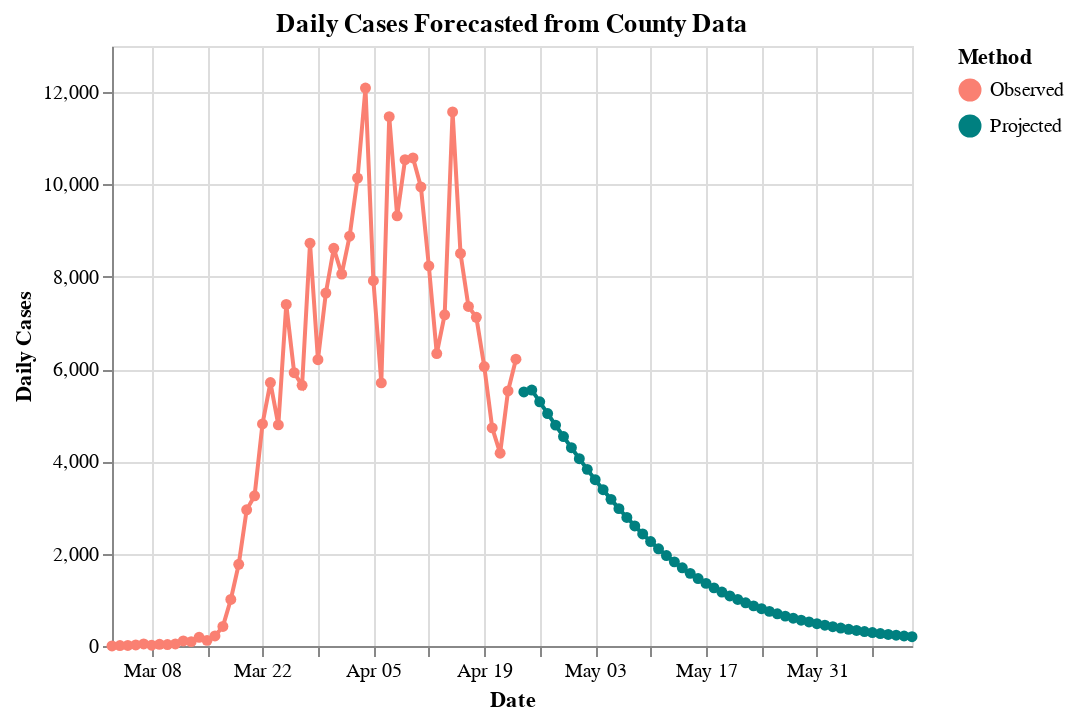

The cell this chart's notebook holds for it:
### Code cell
DATE_FORMAT = "%b %d"
y_scale = alt.Scale(
#    domain = (0, 40),
#    clamp = True,
)

d = nyc.copy()

# Zero cases where we have forecast
d.cases.loc[d.fcst==1] = np.nan
# Zero infected where we have county
d.i.loc[d.fcst==0] = np.nan

# Rename columns
pcn = {
 'date':'Date',
 'ML':'R_t',
 'Low_75':'Low_75',
 'High_75':'High_75',
 'cases':'Observed',
 'smoothed':'SmoothedDailyCases',
 'fcst':'fcst',
 'prd_ets':'ETS',
 's':'Susceptible',
 'i':'Projected',
 'r':'Recovered'
}
d = d.rename(columns=pcn)

# 
x = dict(shorthand="Date:T", title="Date", axis=alt.Axis(format=(DATE_FORMAT)))
y = dict(shorthand="Fit:Q", title="Daily Cases", scale=y_scale)
plot_columns = ["Observed", "Projected"]
color = alt.Color("Method:N", 
                  scale=alt.Scale(domain=plot_columns,
                                  range=["salmon", "teal"]))

p1 = (
    alt.Chart(data = d, title = "Daily Cases Forecasted from County Data")
    .transform_fold(fold=plot_columns, as_=["Method", "Fit"])
    .encode(x=alt.X(**x), y=alt.Y(**y), color=color)
    .mark_line(point=True)
)

alt.vconcat(p1)

### Figure 1 — Vega-Lite specification as saved in the notebook (floating-point values rounded to 4 significant figures)
{"config": {"view": {"continuousWidth": 400, "continuousHeight": 300}}, "vconcat": [{"mark": {"type": "line", "point": true}, "encoding": {"color": {"type": "nominal", "field": "Method", "scale": {"domain": ["Observed", "Projected"], "range": ["salmon", "teal"]}}, "x": {"type": "temporal", "axis": {"format": "%b %d"}, "field": "Date", "title": "Date"}, "y": {"type": "quantitative", "field": "Fit", "scale": {}, "title": "Daily Cases"}}, "title": "Daily Cases Forecasted from County Data", "transform": [{"fold": ["Observed", "Projected"], "as": ["Method", "Fit"]}]}], "data": {"name": "data-fb788eca2b43da6e48b29e47638ee40a"}, "$schema": "https://vega.github.io/schema/vega-lite/v4.8.1.json", "datasets": {"data-fb788eca2b43da6e48b29e47638ee40a": [{"Date": "2020-03-03T00:00:00", "R_t": 3.0, "Low_75": 1.3, "High_75": 5.44, "Observed": 1.0, "SmoothedDailyCases": 6.0, "fcst": 0.0, "ETS": null, "Susceptible": null, "Projected": null, "Recovered": null}, {"Date": "2020-03-04T00:00:00", "R_t": 4.03, "Low_75": 2.26, "High_75": 5.8, "Observed": 9.0, "SmoothedDailyCases": 11.0, "fcst": 0.0, "ETS": null, "Susceptible": null, "Projected": null, "Recovered": null}, {"Date": "2020-03-05T00:00:00", "R_t": 3.84, "Low_75": 2.45, "High_75": 5.09, "Observed": 11.0, "SmoothedDailyCases": 16.0, "fcst": 0.0, "ETS": null, "Susceptible": 305300.0, "Projected": null, "Recovered": 0.0}, {"Date": "2020-03-06T00:00:00", "R_t": 3.48, "Low_75": 2.36, "High_75": 4.46, "Observed": 22.0, "SmoothedDailyCases": 21.0, "fcst": 0.0, "ETS": 3.473, "Susceptible": 305200.0, "Projected": null, "Recovered": 18.07}, {"Date": "2020-03-07T00:00:00", "R_t": 3.15, "Low_75": 2.18, "High_75": 3.95, "Observed": 45.0, "SmoothedDailyCases": 26.0, "fcst": 0.0, "ETS": 3.202, "Susceptible": 305100.0, "Projected": null, "Recovered": 39.81}, {"Date": "2020-03-08T00:00:00", "R_t": 2.8, "Low_75": 1.97, "High_75": 3.52, "Observed": 17.0, "SmoothedDailyCases": 30.0, "fcst": 0.0, "ETS": 2.921, "Susceptible": 305000.0, "Projected": null, "Recovered": 65.95}, {"Date": "2020-03-09T00:00:00", "R_t": 2.76, "Low_75": 1.99, "High_75": 3.39, "Observed": 36.0, "SmoothedDailyCases": 38.0, "fcst": 0.0, "ETS": 2.602, "Susceptible": 304900.0, "Projected": null, "Recovered": 96.73}, {"Date": "2020-03-10T00:00:00", "R_t": 2.72, "Low_75": 2.02, "High_75": 3.29, "Observed": 31.0, "SmoothedDailyCases": 48.0, "fcst": 0.0, "ETS": 2.621, "Susceptible": 304800.0, "Projected": null, "Recovered": 132.2}, {"Date": "2020-03-11T00:00:00", "R_t": 2.95, "Low_75": 2.37, "High_75": 3.51, "Observed": 44.0, "SmoothedDailyCases": 68.0, "fcst": 0.0, "ETS": 2.621, "Susceptible": 304700.0, "Projected": null, "Recovered": 172.3}, {"Date": "2020-03-12T00:00:00", "R_t": 2.96, "Low_75": 2.38, "High_75": 3.41, "Observed": 109.0, "SmoothedDailyCases": 90.0, "fcst": 0.0, "ETS": 2.911, "Susceptible": 304600.0, "Projected": null, "Recovered": 217.4}, {"Date": "2020-03-13T00:00:00", "R_t": 2.91, "Low_75": 2.43, "High_75": 3.35, "Observed": 95.0, "SmoothedDailyCases": 117.0, "fcst": 0.0, "ETS": 2.935, "Susceptible": 304400.0, "Projected": null, "Recovered": 268.0}, {"Date": "2020-03-14T00:00:00", "R_t": 2.99, "Low_75": 2.56, "High_75": 3.39, "Observed": 189.0, "SmoothedDailyCases": 158.0, "fcst": 0.0, "ETS": 2.887, "Susceptible": 304300.0, "Projected": null, "Recovered": 325.7}, {"Date": "2020-03-15T00:00:00", "R_t": 3.58, "Low_75": 3.19, "High_75": 3.92, "Observed": 122.0, "SmoothedDailyCases": 250.0, "fcst": 0.0, "ETS": 2.984, "Susceptible": 304100.0, "Projected": null, "Recovered": 391.4}, {"Date": "2020-03-16T00:00:00", "R_t": 4.37, "Low_75": 4.02, "High_75": 4.63, "Observed": 218.0, "SmoothedDailyCases": 439.0, "fcst": 0.0, "ETS": 3.648, "Susceptible": 303800.0, "Projected": null, "Recovered": 466.2}, {"Date": "2020-03-17T00:00:00", "R_t": 4.89, "Low_75": 4.63, "High_75": 5.11, "Observed": 424.0, "SmoothedDailyCases": 794.0, "fcst": 0.0, "ETS": 4.512, "Susceptible": 303500.0, "Projected": null, "Recovered": 551.5}, {"Date": "2020-03-18T00:00:00", "R_t": 4.52, "Low_75": 4.29, "High_75": 4.68, "Observed": 1008.0, "SmoothedDailyCases": 1288.0, "fcst": 0.0, "ETS": 5.05, "Susceptible": 303100.0, "Projected": null, "Recovered": 652.5}, {"Date": "2020-03-19T00:00:00", "R_t": 4.1, "Low_75": 3.93, "High_75": 4.25, "Observed": 1770.0, "SmoothedDailyCases": 1972.0, "fcst": 0.0, "ETS": 4.583, "Susceptible": 302500.0, "Projected": null, "Recovered": 777.8}, {"Date": "2020-03-20T00:00:00", "R_t": 3.54, "Low_75": 3.38, "High_75": 3.66, "Observed": 2950.0, "SmoothedDailyCases": 2789.0, "fcst": 0.0, "ETS": 4.092, "Susceptible": 301800.0, "Projected": null, "Recovered": 937.9}, {"Date": "2020-03-21T00:00:00", "R_t": 2.85, "Low_75": 2.71, "High_75": 2.96, "Observed": 3254.0, "SmoothedDailyCases": 3570.0, "fcst": 0.0, "ETS": 3.466, "Susceptible": 300900.0, "Projected": null, "Recovered": 1138.0}, {"Date": "2020-03-22T00:00:00", "R_t": 2.52, "Low_75": 2.39, "High_75": 2.62, "Observed": 4812.0, "SmoothedDailyCases": 4407.0, "fcst": 0.0, "ETS": 2.716, "Susceptible": 300100.0, "Projected": null, "Recovered": 1383.0}, {"Date": "2020-03-23T00:00:00", "R_t": 2.06, "Low_75": 1.92, "High_75": 2.14, "Observed": 5707.0, "SmoothedDailyCases": 5084.0, "fcst": 0.0, "ETS": 2.389, "Susceptible": 299300.0, "Projected": null, "Recovered": 1671.0}, {"Date": "2020-03-24T00:00:00", "R_t": 1.68, "Low_75": 1.55, "High_75": 1.76, "Observed": 4791.0, "SmoothedDailyCases": 5567.0, "fcst": 0.0, "ETS": 1.915, "Susceptible": 298400.0, "Projected": null, "Recovered": 1998.0}, {"Date": "2020-03-25T00:00:00", "R_t": 1.62, "Low_75": 1.51, "High_75": 1.71, "Observed": 7401.0, "SmoothedDailyCases": 6081.0, "fcst": 0.0, "ETS": 1.535, "Susceptible": 297700.0, "Projected": null, "Recovered": 2360.0}, {"Date": "2020-03-26T00:00:00", "R_t": 1.36, "Low_75": 1.23, "High_75": 1.43, "Observed": 5921.0, "SmoothedDailyCases": 6376.0, "fcst": 0.0, "ETS": 1.515, "Susceptible": 297000.0, "Projected": null, "Recovered": 2749.0}, {"Date": "2020-03-27T00:00:00", "R_t": 1.32, "Low_75": 1.21, "High_75": 1.4, "Observed": 5648.0, "SmoothedDailyCases": 6670.0, "fcst": 0.0, "ETS": 1.257, "Susceptible": 296400.0, "Projected": null, "Recovered": 3156.0}, {"Date": "2020-03-28T00:00:00", "R_t": 1.38, "Low_75": 1.26, "High_75": 1.45, "Observed": 8728.0, "SmoothedDailyCases": 7049.0, "fcst": 0.0, "ETS": 1.245, "Susceptible": 295800.0, "Projected": null, "Recovered": 3582.0}, {"Date": "2020-03-29T00:00:00", "R_t": 1.27, "Low_75": 1.17, "High_75": 1.35, "Observed": 6204.0, "SmoothedDailyCases": 7314.0, "fcst": 0.0, "ETS": 1.337, "Susceptible": 295200.0, "Projected": null, "Recovered": 4019.0}, {"Date": "2020-03-30T00:00:00", "R_t": 1.35, "Low_75": 1.24, "High_75": 1.42, "Observed": 7648.0, "SmoothedDailyCases": 7699.0, "fcst": 0.0, "ETS": 1.227, "Susceptible": 294600.0, "Projected": null, "Recovered": 4466.0}, {"Date": "2020-03-31T00:00:00", "R_t": 1.4, "Low_75": 1.29, "High_75": 1.47, "Observed": 8616.0, "SmoothedDailyCases": 8158.0, "fcst": 0.0, "ETS": 1.331, "Susceptible": 294000.0, "Projected": null, "Recovered": 4924.0}, {"Date": "2020-04-01T00:00:00", "R_t": 1.44, "Low_75": 1.34, "High_75": 1.51, "Observed": 8058.0, "SmoothedDailyCases": 8693.0, "fcst": 0.0, "ETS": 1.393, "Susceptible": 293400.0, "Projected": null, "Recovered": 5392.0}, {"Date": "2020-04-02T00:00:00", "R_t": 1.4, "Low_75": 1.29, "High_75": 1.46, "Observed": 8880.0, "SmoothedDailyCases": 9195.0, "fcst": 0.0, "ETS": 1.44, "Susceptible": 292700.0, "Projected": null, "Recovered": 5871.0}, {"Date": "2020-04-03T00:00:00", "R_t": 1.09, "Low_75": 0.98, "High_75": 1.15, "Observed": 10140.0, "SmoothedDailyCases": 9288.0, "fcst": 0.0, "ETS": 1.395, "Susceptible": 292000.0, "Projected": null, "Recovered": 6363.0}, {"Date": "2020-04-04T00:00:00", "R_t": 1.04, "Low_75": 0.93, "High_75": 1.1, "Observed": 12090.0, "SmoothedDailyCases": 9336.0, "fcst": 0.0, "ETS": 1.049, "Susceptible": 291300.0, "Projected": null, "Recovered": 6871.0}, {"Date": "2020-04-05T00:00:00", "R_t": 0.92, "Low_75": 0.81, "High_75": 0.98, "Observed": 7915.0, "SmoothedDailyCases": 9212.0, "fcst": 0.0, "ETS": 1.006, "Susceptible": 290800.0, "Projected": null, "Recovered": 7393.0}, {"Date": "2020-04-06T00:00:00", "R_t": 0.97, "Low_75": 0.87, "High_75": 1.04, "Observed": 5701.0, "SmoothedDailyCases": 9185.0, "fcst": 0.0, "ETS": 0.8824, "Susceptible": 290200.0, "Projected": null, "Recovered": 7919.0}, {"Date": "2020-04-07T00:00:00", "R_t": 1.12, "Low_75": 1.01, "High_75": 1.18, "Observed": 11470.0, "SmoothedDailyCases": 9352.0, "fcst": 0.0, "ETS": 0.9506, "Susceptible": 289700.0, "Projected": null, "Recovered": 8446.0}, {"Date": "2020-04-08T00:00:00", "R_t": 1.18, "Low_75": 1.09, "High_75": 1.25, "Observed": 9320.0, "SmoothedDailyCases": 9597.0, "fcst": 0.0, "ETS": 1.125, "Susceptible": 289200.0, "Projected": null, "Recovered": 8970.0}, {"Date": "2020-04-09T00:00:00", "R_t": 1.19, "Low_75": 1.09, "High_75": 1.25, "Observed": 10540.0, "SmoothedDailyCases": 9856.0, "fcst": 0.0, "ETS": 1.191, "Susceptible": 288600.0, "Projected": null, "Recovered": 9493.0}, {"Date": "2020-04-10T00:00:00", "R_t": 0.94, "Low_75": 0.84, "High_75": 1.0, "Observed": 10580.0, "SmoothedDailyCases": 9742.0, "fcst": 0.0, "ETS": 1.199, "Susceptible": 288000.0, "Projected": null, "Recovered": 10020.0}, {"Date": "2020-04-11T00:00:00", "R_t": 0.56, "Low_75": 0.45, "High_75": 0.62, "Observed": 9946.0, "SmoothedDailyCases": 9106.0, "fcst": 0.0, "ETS": 0.9153, "Susceptible": 287400.0, "Projected": null, "Recovered": 10550.0}, {"Date": "2020-04-12T00:00:00", "R_t": 0.72, "Low_75": 0.62, "High_75": 0.79, "Observed": 8236.0, "SmoothedDailyCases": 8763.0, "fcst": 0.0, "ETS": 0.497, "Susceptible": 286900.0, "Projected": null, "Recovered": 11090.0}, {"Date": "2020-04-13T00:00:00", "R_t": 0.76, "Low_75": 0.66, "High_75": 0.83, "Observed": 6337.0, "SmoothedDailyCases": 8468.0, "fcst": 0.0, "ETS": 0.6967, "Susceptible": 286600.0, "Projected": null, "Recovered": 11630.0}, {"Date": "2020-04-14T00:00:00", "R_t": 0.91, "Low_75": 0.82, "High_75": 0.99, "Observed": 7177.0, "SmoothedDailyCases": 8375.0, "fcst": 0.0, "ETS": 0.7491, "Susceptible": 286200.0, "Projected": null, "Recovered": 12150.0}, {"Date": "2020-04-15T00:00:00", "R_t": 0.98, "Low_75": 0.89, "High_75": 1.06, "Observed": 11570.0, "SmoothedDailyCases": 8364.0, "fcst": 0.0, "ETS": 0.9209, "Susceptible": 285800.0, "Projected": null, "Recovered": 12670.0}, {"Date": "2020-04-16T00:00:00", "R_t": 0.86, "Low_75": 0.75, "High_75": 0.93, "Observed": 8505.0, "SmoothedDailyCases": 8191.0, "fcst": 0.0, "ETS": 0.9959, "Susceptible": 285400.0, "Projected": null, "Recovered": 13170.0}, {"Date": "2020-04-17T00:00:00", "R_t": 0.61, "Low_75": 0.5, "High_75": 0.68, "Observed": 7358.0, "SmoothedDailyCases": 7715.0, "fcst": 0.0, "ETS": 0.8562, "Susceptible": 284900.0, "Projected": null, "Recovered": 13670.0}, {"Date": "2020-04-18T00:00:00", "R_t": 0.29, "Low_75": 0.17, "High_75": 0.36, "Observed": 7121.0, "SmoothedDailyCases": 6936.0, "fcst": 0.0, "ETS": 0.577, "Susceptible": 284400.0, "Projected": null, "Recovered": 14170.0}, {"Date": "2020-04-19T00:00:00", "R_t": 0.08, "Low_75": 0.0, "High_75": 0.16, "Observed": 6054.0, "SmoothedDailyCases": 6064.0, "fcst": 0.0, "ETS": 0.2286, "Susceptible": 284100.0, "Projected": null, "Recovered": 14660.0}, {"Date": "2020-04-20T00:00:00", "R_t": 0.38, "Low_75": 0.25, "High_75": 0.46, "Observed": 4726.0, "SmoothedDailyCases": 5582.0, "fcst": 0.0, "ETS": 0.01276, "Susceptible": 284000.0, "Projected": null, "Recovered": 15140.0}, {"Date": "2020-04-21T00:00:00", "R_t": 0.65, "Low_75": 0.53, "High_75": 0.74, "Observed": 4177.0, "SmoothedDailyCases": 5340.0, "fcst": 0.0, "ETS": 0.3709, "Susceptible": 284000.0, "Projected": null, "Recovered": 15590.0}, {"Date": "2020-04-22T00:00:00", "R_t": 0.89, "Low_75": 0.78, "High_75": 0.99, "Observed": 5526.0, "SmoothedDailyCases": 5283.0, "fcst": 0.0, "ETS": 0.6767, "Susceptible": 283800.0, "Projected": null, "Recovered": 16020.0}, {"Date": "2020-04-23T00:00:00", "R_t": 1.11, "Low_75": 0.99, "High_75": 1.2, "Observed": 6214.0, "SmoothedDailyCases": 5387.0, "fcst": 0.0, "ETS": 0.9374, "Susceptible": 283500.0, "Projected": null, "Recovered": 16430.0}, {"Date": "2020-04-24T00:00:00", "R_t": null, "Low_75": null, "High_75": null, "Observed": null, "SmoothedDailyCases": null, "fcst": 1.0, "ETS": 1.169, "Susceptible": 283200.0, "Projected": 5504.0, "Recovered": 16820.0}, {"Date": "2020-04-25T00:00:00", "R_t": null, "Low_75": null, "High_75": null, "Observed": null, "SmoothedDailyCases": null, "fcst": 1.0, "ETS": 1.216, "Susceptible": 282700.0, "Projected": 5547.0, "Recovered": 17220.0}, {"Date": "2020-04-26T00:00:00", "R_t": null, "Low_75": null, "High_75": null, "Observed": null, "SmoothedDailyCases": null, "fcst": 1.0, "ETS": 1.254, "Susceptible": 282600.0, "Projected": 5291.0, "Recovered": 17610.0}, {"Date": "2020-04-27T00:00:00", "R_t": null, "Low_75": null, "High_75": null, "Observed": null, "SmoothedDailyCases": null, "fcst": 1.0, "ETS": 1.284, "Susceptible": 282500.0, "Projected": 5037.0, "Recovered": 17990.0}, {"Date": "2020-04-28T00:00:00", "R_t": null, "Low_75": null, "High_75": null, "Observed": null, "SmoothedDailyCases": null, "fcst": 1.0, "ETS": 1.308, "Susceptible": 282400.0, "Projected": 4786.0, "Recovered": 18350.0}, {"Date": "2020-04-29T00:00:00", "R_t": null, "Low_75": null, "High_75": null, "Observed": null, "SmoothedDailyCases": null, "fcst": 1.0, "ETS": 1.328, "Susceptible": 282300.0, "Projected": 4538.0, "Recovered": 18690.0}, {"Date": "2020-04-30T00:00:00", "R_t": null, "Low_75": null, "High_75": null, "Observed": null, "SmoothedDailyCases": null, "fcst": 1.0, "ETS": 1.343, "Susceptible": 282200.0, "Projected": 4296.0, "Recovered": 19010.0}, {"Date": "2020-05-01T00:00:00", "R_t": null, "Low_75": null, "High_75": null, "Observed": null, "SmoothedDailyCases": null, "fcst": 1.0, "ETS": 1.355, "Susceptible": 282100.0, "Projected": 4058.0, "Recovered": 19320.0}, {"Date": "2020-05-02T00:00:00", "R_t": null, "Low_75": null, "High_75": null, "Observed": null, "SmoothedDailyCases": null, "fcst": 1.0, "ETS": 1.365, "Susceptible": 282100.0, "Projected": 3827.0, "Recovered": 19610.0}, {"Date": "2020-05-03T00:00:00", "R_t": null, "Low_75": null, "High_75": null, "Observed": null, "SmoothedDailyCases": null, "fcst": 1.0, "ETS": 1.373, "Susceptible": 282000.0, "Projected": 3603.0, "Recovered": 19880.0}, {"Date": "2020-05-04T00:00:00", "R_t": null, "Low_75": null, "High_75": null, "Observed": null, "SmoothedDailyCases": null, "fcst": 1.0, "ETS": 1.379, "Susceptible": 282000.0, "Projected": 3386.0, "Recovered": 20140.0}, {"Date": "2020-05-05T00:00:00", "R_t": null, "Low_75": null, "High_75": null, "Observed": null, "SmoothedDailyCases": null, "fcst": 1.0, "ETS": 1.385, "Susceptible": 281900.0, "Projected": 3177.0, "Recovered": 20380.0}, {"Date": "2020-05-06T00:00:00", "R_t": null, "Low_75": null, "High_75": null, "Observed": null, "SmoothedDailyCases": null, "fcst": 1.0, "ETS": 1.389, "Susceptible": 281900.0, "Projected": 2976.0, "Recovered": 20610.0}, {"Date": "2020-05-07T00:00:00", "R_t": null, "Low_75": null, "High_75": null, "Observed": null, "SmoothedDailyCases": null, "fcst": 1.0, "ETS": 1.392, "Susceptible": 281900.0, "Projected": 2784.0, "Recovered": 20820.0}, {"Date": "2020-05-08T00:00:00", "R_t": null, "Low_75": null, "High_75": null, "Observed": null, "SmoothedDailyCases": null, "fcst": 1.0, "ETS": 1.394, "Susceptible": 281900.0, "Projected": 2601.0, "Recovered": 21020.0}, {"Date": "2020-05-09T00:00:00", "R_t": null, "Low_75": null, "High_75": null, "Observed": null, "SmoothedDailyCases": null, "fcst": 1.0, "ETS": 1.397, "Susceptible": 281900.0, "Projected": 2427.0, "Recovered": 21210.0}, {"Date": "2020-05-10T00:00:00", "R_t": null, "Low_75": null, "High_75": null, "Observed": null, "SmoothedDailyCases": null, "fcst": 1.0, "ETS": 1.398, "Susceptible": 281900.0, "Projected": 2263.0, "Recovered": 21380.0}, {"Date": "2020-05-11T00:00:00", "R_t": null, "Low_75": null, "High_75": null, "Observed": null, "SmoothedDailyCases": null, "fcst": 1.0, "ETS": 1.4, "Susceptible": 281900.0, "Projected": 2107.0, "Recovered": 21540.0}, {"Date": "2020-05-12T00:00:00", "R_t": null, "Low_75": null, "High_75": null, "Observed": null, "SmoothedDailyCases": null, "fcst": 1.0, "ETS": 1.401, "Susceptible": 281900.0, "Projected": 1960.0, "Recovered": 21690.0}, {"Date": "2020-05-13T00:00:00", "R_t": null, "Low_75": null, "High_75": null, "Observed": null, "SmoothedDailyCases": null, "fcst": 1.0, "ETS": 1.401, "Susceptible": 281800.0, "Projected": 1823.0, "Recovered": 21830.0}, {"Date": "2020-05-14T00:00:00", "R_t": null, "Low_75": null, "High_75": null, "Observed": null, "SmoothedDailyCases": null, "fcst": 1.0, "ETS": 1.402, "Susceptible": 281800.0, "Projected": 1694.0, "Recovered": 21960.0}, {"Date": "2020-05-15T00:00:00", "R_t": null, "Low_75": null, "High_75": null, "Observed": null, "SmoothedDailyCases": null, "fcst": 1.0, "ETS": 1.403, "Susceptible": 281800.0, "Projected": 1574.0, "Recovered": 22090.0}, {"Date": "2020-05-16T00:00:00", "R_t": null, "Low_75": null, "High_75": null, "Observed": null, "SmoothedDailyCases": null, "fcst": 1.0, "ETS": 1.403, "Susceptible": 281800.0, "Projected": 1461.0, "Recovered": 22200.0}, {"Date": "2020-05-17T00:00:00", "R_t": null, "Low_75": null, "High_75": null, "Observed": null, "SmoothedDailyCases": null, "fcst": 1.0, "ETS": 1.403, "Susceptible": 281800.0, "Projected": 1357.0, "Recovered": 22300.0}, {"Date": "2020-05-18T00:00:00", "R_t": null, "Low_75": null, "High_75": null, "Observed": null, "SmoothedDailyCases": null, "fcst": 1.0, "ETS": 1.404, "Susceptible": 281800.0, "Projected": 1260.0, "Recovered": 22400.0}, {"Date": "2020-05-19T00:00:00", "R_t": null, "Low_75": null, "High_75": null, "Observed": null, "SmoothedDailyCases": null, "fcst": 1.0, "ETS": 1.404, "Susceptible": 281800.0, "Projected": 1169.0, "Recovered": 22490.0}, {"Date": "2020-05-20T00:00:00", "R_t": null, "Low_75": null, "High_75": null, "Observed": null, "SmoothedDailyCases": null, "fcst": 1.0, "ETS": 1.404, "Susceptible": 281800.0, "Projected": 1086.0, "Recovered": 22570.0}, {"Date": "2020-05-21T00:00:00", "R_t": null, "Low_75": null, "High_75": null, "Observed": null, "SmoothedDailyCases": null, "fcst": 1.0, "ETS": 1.404, "Susceptible": 281800.0, "Projected": 1008.0, "Recovered": 22650.0}, {"Date": "2020-05-22T00:00:00", "R_t": null, "Low_75": null, "High_75": null, "Observed": null, "SmoothedDailyCases": null, "fcst": 1.0, "ETS": 1.404, "Susceptible": 281800.0, "Projected": 935.8, "Recovered": 22720.0}, {"Date": "2020-05-23T00:00:00", "R_t": null, "Low_75": null, "High_75": null, "Observed": null, "SmoothedDailyCases": null, "fcst": 1.0, "ETS": 1.404, "Susceptible": 281800.0, "Projected": 869.0, "Recovered": 22790.0}, {"Date": "2020-05-24T00:00:00", "R_t": null, "Low_75": null, "High_75": null, "Observed": null, "SmoothedDailyCases": null, "fcst": 1.0, "ETS": 1.405, "Susceptible": 281800.0, "Projected": 807.2, "Recovered": 22850.0}, {"Date": "2020-05-25T00:00:00", "R_t": null, "Low_75": null, "High_75": null, "Observed": null, "SmoothedDailyCases": null, "fcst": 1.0, "ETS": 1.405, "Susceptible": 281800.0, "Projected": 749.9, "Recovered": 22910.0}, {"Date": "2020-05-26T00:00:00", "R_t": null, "Low_75": null, "High_75": null, "Observed": null, "SmoothedDailyCases": null, "fcst": 1.0, "ETS": 1.405, "Susceptible": 281800.0, "Projected": 696.8, "Recovered": 22960.0}, {"Date": "2020-05-27T00:00:00", "R_t": null, "Low_75": null, "High_75": null, "Observed": null, "SmoothedDailyCases": null, "fcst": 1.0, "ETS": 1.405, "Susceptible": 281800.0, "Projected": 647.6, "Recovered": 23010.0}, {"Date": "2020-05-28T00:00:00", "R_t": null, "Low_75": null, "High_75": null, "Observed": null, "SmoothedDailyCases": null, "fcst": 1.0, "ETS": 1.405, "Susceptible": 281800.0, "Projected": 602.0, "Recovered": 23060.0}, {"Date": "2020-05-29T00:00:00", "R_t": null, "Low_75": null, "High_75": null, "Observed": null, "SmoothedDailyCases": null, "fcst": 1.0, "ETS": 1.405, "Susceptible": 281800.0, "Projected": 559.6, "Recovered": 23100.0}, {"Date": "2020-05-30T00:00:00", "R_t": null, "Low_75": null, "High_75": null, "Observed": null, "SmoothedDailyCases": null, "fcst": 1.0, "ETS": 1.405, "Susceptible": 281800.0, "Projected": 520.3, "Recovered": 23140.0}, {"Date": "2020-05-31T00:00:00", "R_t": null, "Low_75": null, "High_75": null, "Observed": null, "SmoothedDailyCases": null, "fcst": 1.0, "ETS": 1.405, "Susceptible": 281800.0, "Projected": 483.8, "Recovered": 23180.0}, {"Date": "2020-06-01T00:00:00", "R_t": null, "Low_75": null, "High_75": null, "Observed": null, "SmoothedDailyCases": null, "fcst": 1.0, "ETS": 1.405, "Susceptible": 281800.0, "Projected": 449.9, "Recovered": 23210.0}, {"Date": "2020-06-02T00:00:00", "R_t": null, "Low_75": null, "High_75": null, "Observed": null, "SmoothedDailyCases": null, "fcst": 1.0, "ETS": 1.405, "Susceptible": 281800.0, "Projected": 418.3, "Recovered": 23240.0}, {"Date": "2020-06-03T00:00:00", "R_t": null, "Low_75": null, "High_75": null, "Observed": null, "SmoothedDailyCases": null, "fcst": 1.0, "ETS": 1.405, "Susceptible": 281800.0, "Projected": 389.0, "Recovered": 23270.0}, {"Date": "2020-06-04T00:00:00", "R_t": null, "Low_75": null, "High_75": null, "Observed": null, "SmoothedDailyCases": null, "fcst": 1.0, "ETS": 1.405, "Susceptible": 281800.0, "Projected": 361.7, "Recovered": 23300.0}, {"Date": "2020-06-05T00:00:00", "R_t": null, "Low_75": null, "High_75": null, "Observed": null, "SmoothedDailyCases": null, "fcst": 1.0, "ETS": 1.405, "Susceptible": 281800.0, "Projected": 336.3, "Recovered": 23330.0}, {"Date": "2020-06-06T00:00:00", "R_t": null, "Low_75": null, "High_75": null, "Observed": null, "SmoothedDailyCases": null, "fcst": 1.0, "ETS": 1.405, "Susceptible": 281800.0, "Projected": 312.6, "Recovered": 23350.0}, {"Date": "2020-06-07T00:00:00", "R_t": null, "Low_75": null, "High_75": null, "Observed": null, "SmoothedDailyCases": null, "fcst": 1.0, "ETS": 1.405, "Susceptible": 281800.0, "Projected": 290.6, "Recovered": 23370.0}, {"Date": "2020-06-08T00:00:00", "R_t": null, "Low_75": null, "High_75": null, "Observed": null, "SmoothedDailyCases": null, "fcst": 1.0, "ETS": 1.405, "Susceptible": 281800.0, "Projected": 270.1, "Recovered": 23400.0}, {"Date": "2020-06-09T00:00:00", "R_t": null, "Low_75": null, "High_75": null, "Observed": null, "SmoothedDailyCases": null, "fcst": 1.0, "ETS": 1.405, "Susceptible": 281800.0, "Projected": 251.0, "Recovered": 23410.0}, {"Date": "2020-06-10T00:00:00", "R_t": null, "Low_75": null, "High_75": null, "Observed": null, "SmoothedDailyCases": null, "fcst": 1.0, "ETS": 1.405, "Susceptible": 281800.0, "Projected": 233.2, "Recovered": 23430.0}, {"Date": "2020-06-11T00:00:00", "R_t": null, "Low_75": null, "High_75": null, "Observed": null, "SmoothedDailyCases": null, "fcst": 1.0, "ETS": 1.405, "Susceptible": 281800.0, "Projected": 216.7, "Recovered": 23450.0}, {"Date": "2020-06-12T00:00:00", "R_t": null, "Low_75": null, "High_75": null, "Observed": null, "SmoothedDailyCases": null, "fcst": 1.0, "ETS": 1.405, "Susceptible": 281800.0, "Projected": 201.3, "Recovered": 23460.0}]}}
